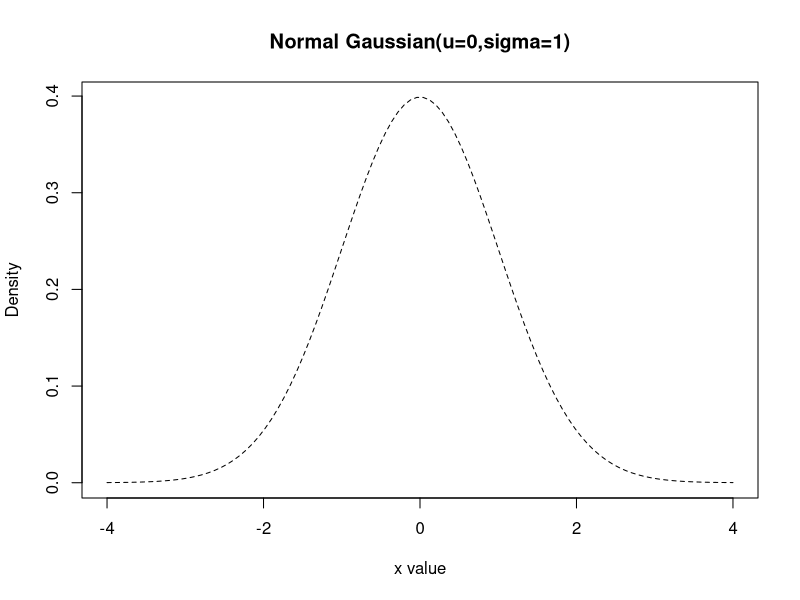
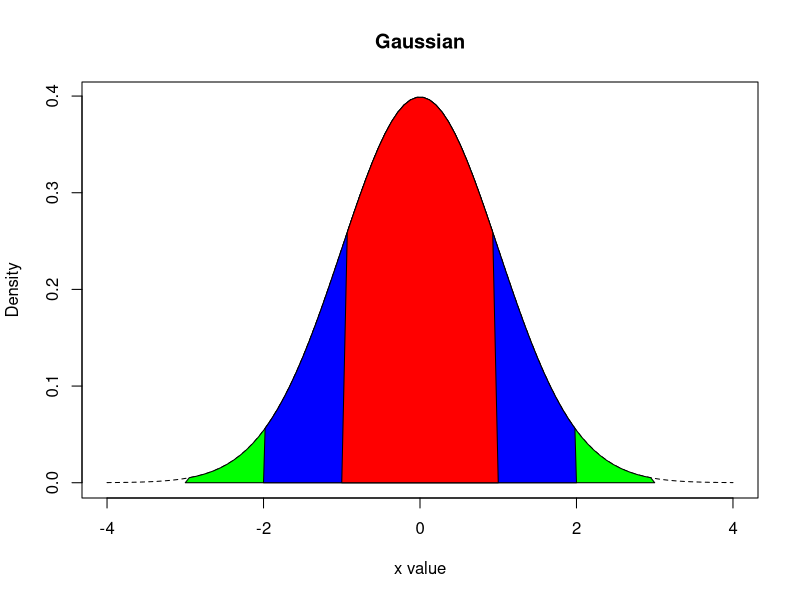
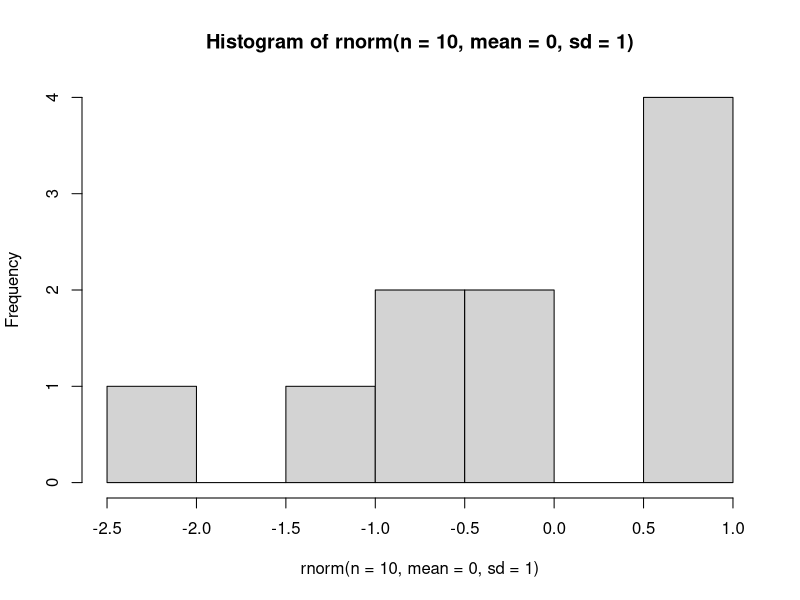
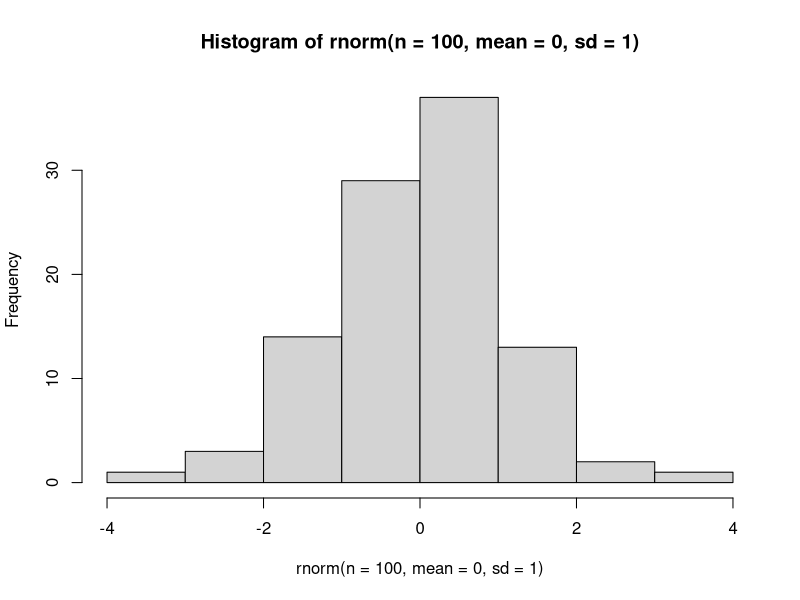
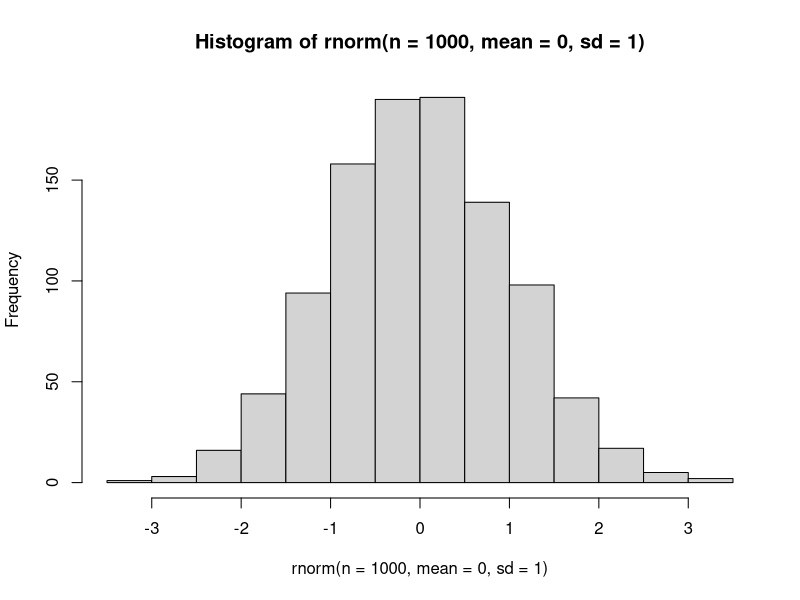
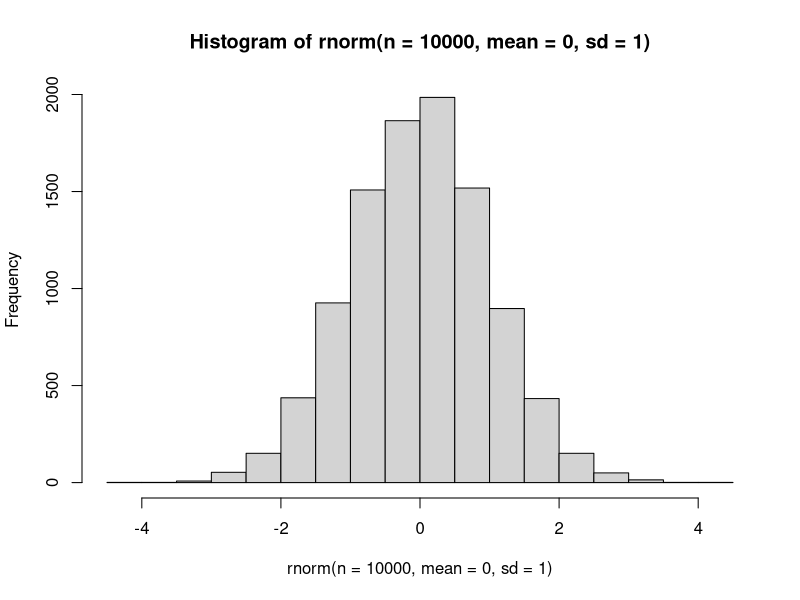
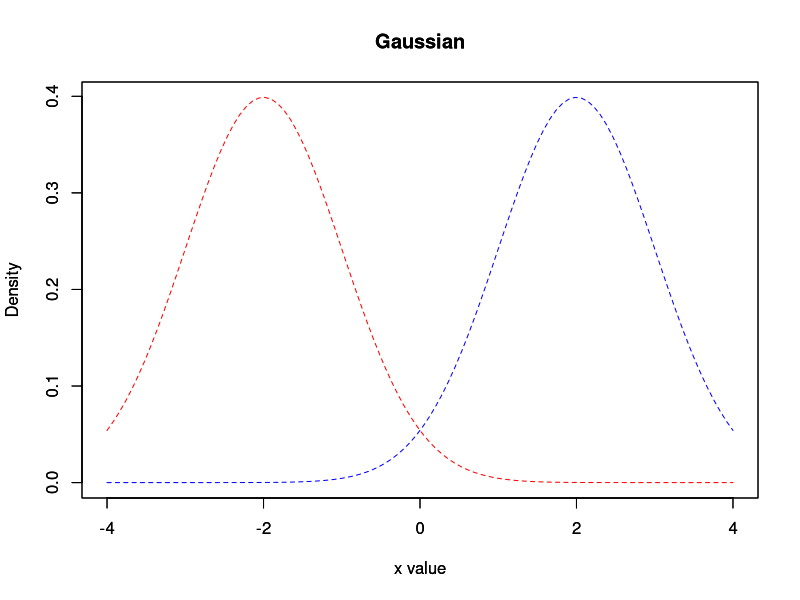
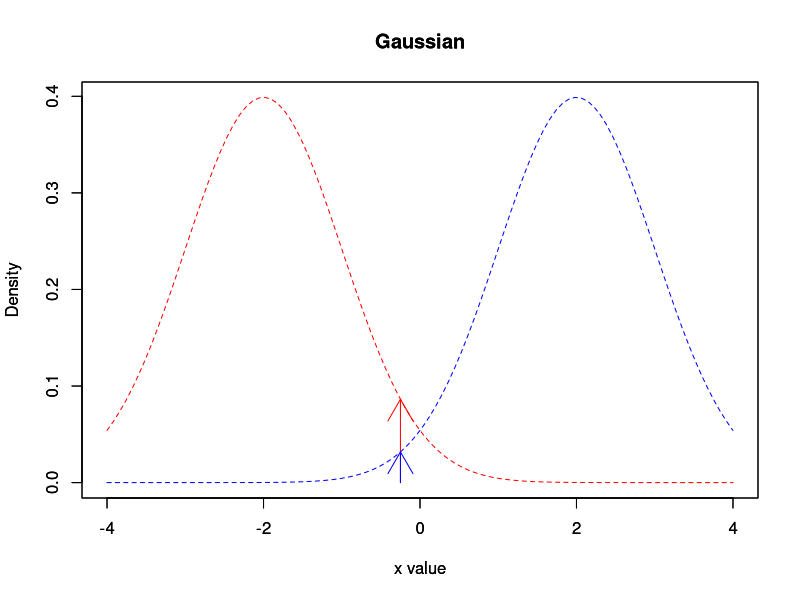

These charts were generated, in order, by the following R code:
## ---- chunk 1
knitr::opts_chunk$set(echo = TRUE)
## ---- chunk 2
x <- seq(-4, 4, length=100)
hx <- dnorm(x)
plot(x, hx, type="l", lty=2, xlab="x value", ylab="Density", main="Normal Gaussian(u=0,sigma=1)")
## ---- chunk 3
plotGaussian <- function(u, sigma, color = "black"){
  x <- seq(-4, 4, length=100)
  hx <- dnorm(x, mean = u, sd = sigma)
  plot(x, hx, type="l", lty=2, xlab="x value", ylab="Density", main="Gaussian", col = color)
}
plotArea <- function(u, sigma, sigmaSize, color){
  x <- seq(-4, 4, length=100)
  hx <- dnorm(x, mean = u, sd = sigma)
  l <- -(sigma*sigmaSize)
  r <- (sigma*sigmaSize)
  i <- x >= l & x <= r
  polygon(c(l,x[i],r), c(0,hx[i],0), col=color)
}

plot.new()
plotGaussian(0,1)
plotArea(0,1,3,"green")
plotArea(0,1,2,"blue")
plotArea(0,1,1,"red")
## ---- chunk 4
hist(rnorm(n = 10, mean = 0, sd = 1))
hist(rnorm(n = 100, mean = 0, sd = 1))
hist(rnorm(n = 1000, mean = 0, sd = 1))
hist(rnorm(n = 10000, mean = 0, sd = 1))
## ---- chunk 5
plotGaussian(-2,1,"red")
par(new=TRUE)
plotGaussian(2,1, "blue")
## ---- chunk 6
plotGaussian(-2,1,"red")
arrows(-0.25,0,-0.25,dnorm(-0.25,-2,1), col = "red")
par(new=TRUE)
plotGaussian(2,1, "blue")
arrows(-0.25,0,-0.25,dnorm(-0.25,2,1), col = "blue")
## ---- chunk 7
plotGaussian(-2,1,"red")
arrows(-1,0,-1,dnorm(-1,-2,1), col = "red")
arrows(0.45,0,0.45,dnorm(0.45,-2,1), col = "red")
par(new=TRUE)
plotGaussian(2,1, "blue")
arrows(-1,0,-1,dnorm(-1,2,1), col = "blue")
arrows(0.45,0,0.45,dnorm(0.45,2,1), col = "blue")
## ---- chunk 8
plotGaussian(-1,1,"red")
arrows(-1,0,-1,dnorm(-1,-1,1), col = "red")
## ---- chunk 9
plotGaussian(-1,0.5,"red")
arrows(-1,0,-1,dnorm(-1,-1,0.5), col = "red")
## ---- chunk 10
A <- -0.25  
B <- -1
obs <- c(A,B)
r <- seq(-5,5, by = 0.1)
plot(r,sapply(r, function(x) {dnorm(A, mean = x, sd = 1)}), col = "red")
points(r,sapply(r, function(x) {dnorm(B, mean = x, sd = 1)}), col = "blue")
points(r,sapply(r, function(x) {dnorm(A, mean = x, sd = 1)*dnorm(B, mean = x, sd = 1)}))
arrows(A,0,A,dnorm(A,A,1), col = "red")
arrows(B,0,B,dnorm(B,B,1), col = "blue")
## ---- chunk 11
A <- -0.25  
B <- -1
f <- function (x) {dnorm(A, mean = x, sd = 1)*dnorm(B, mean = x, sd = 1)}
xmax <- optimize(f, c(-5, 5), tol = 0.0001, maximum = TRUE)

A <- -0.25  
B <- -1
obs <- c(A,B)
r <- seq(-5,5, by = 0.1)
plot(r,sapply(r, function(x) {dnorm(A, mean = x, sd = 1)}), col = "red")
points(r,sapply(r, function(x) {dnorm(B, mean = x, sd = 1)}), col = "blue")
points(r,sapply(r, function(x) {dnorm(A, mean = x, sd = 1)*dnorm(B, mean = x, sd = 1)}))
arrows(A,0,A,dnorm(A,A,1), col = "red")
arrows(B,0,B,dnorm(B,B,1), col = "blue")
arrows(xmax$maximum,0,xmax$maximum,xmax$objective, col = "green")
## ---- chunk 12
A <- -0.25  
B <- -1
x = seq(-2, 1, length= 20)
y = seq(-1, 2, length= 20)
f = function(x, y) { dnorm(A, mean = x, sd = y)*dnorm(B, mean = x, sd = y) }
z = outer(x, y, f)
z[is.na(z)] = 0
library(RColorBrewer)
contour(x,y,z,col=rev(brewer.pal(11, "RdYlBu")), nlevels = 11)
abline(h=1, lty=2)
points(xmax$maximum, 1)
## ---- chunk 13
A <- -0.25  
B <- -1
f = function(x) { dnorm(A, mean = x[1], sd = x[2])*dnorm(B, mean = x[1], sd = x[2]) }
max = optim( c(xmax$maximum,1), f ,control=list(fnscale=-1))

contour(x,y,z,col=rev(brewer.pal(11, "RdYlBu")), nlevels = 11)
abline(h=max$par[2], v = max$par[1], lty=2)
## ---- chunk 14
A <- -0.25  
B <- -1
AB <- A * B
samples <- rnorm(100000, mean = max$par[1], sd = max$par[2])*rnorm(100000, mean = max$par[1], sd = max$par[2])
h <- hist(samples, freq = FALSE)
h$counts=h$counts/sum(h$counts)
plot(h)
abline(v = AB, lty=2)
